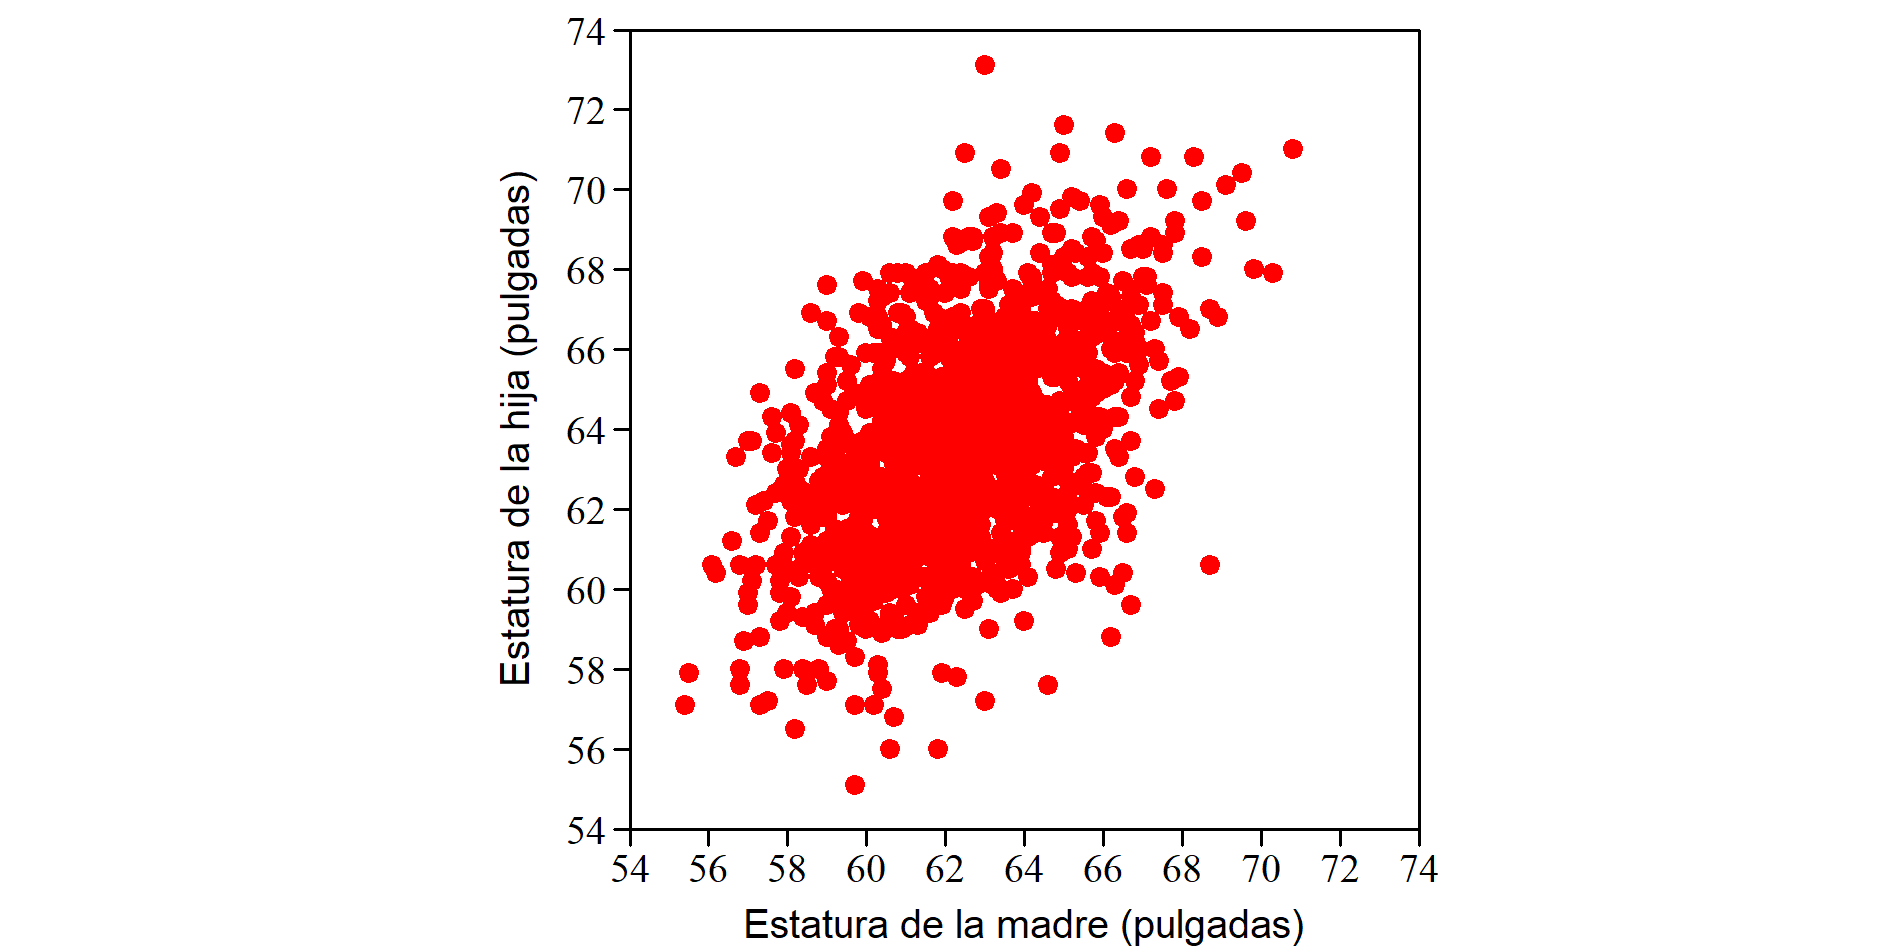

Recreate this plot in R.
library(alr4)
data(Heights)

yPearson = as.numeric(Heights$dheight)
xPearson = as.numeric(Heights$mheight)

png(file="010_bivaDatosPearson.png",width=1900, height=950, res = 300)

t= 0.8
par(mar = c(2, 10.5, 0.5, 8), family = "serif") # sumo 7.5
plot(xPearson, yPearson, xlim = c(54, 74), ylim = c(54, 74), xlab="", ylab="", pch = 19, col = "red", 
     cex = t, xaxt = "n", yaxt = "n", xaxs="i", yaxs="i")

axis(side=1, padj=-2, tck=-0.02, at=seq(54, 74, 2), cex.axis = t)
axis(side=2, hadj=0.1, tck=-0.02, at=seq(54, 74, 2), cex.axis = t, las = 1)
axis(side=2, hadj=-0.7, tck=-0.02, at = 0, cex.axis = t, las = 1)

mtext('Estatura de la madre (pulgadas)', side=1, line=1, cex=t, las=1, family = "sans")
mtext('Estatura de la hija (pulgadas)', side=2, line=1.5, cex=t, las=0, family = "sans")

#abline(lm(yPearson~xPearson), col = "black")

dev.off()

